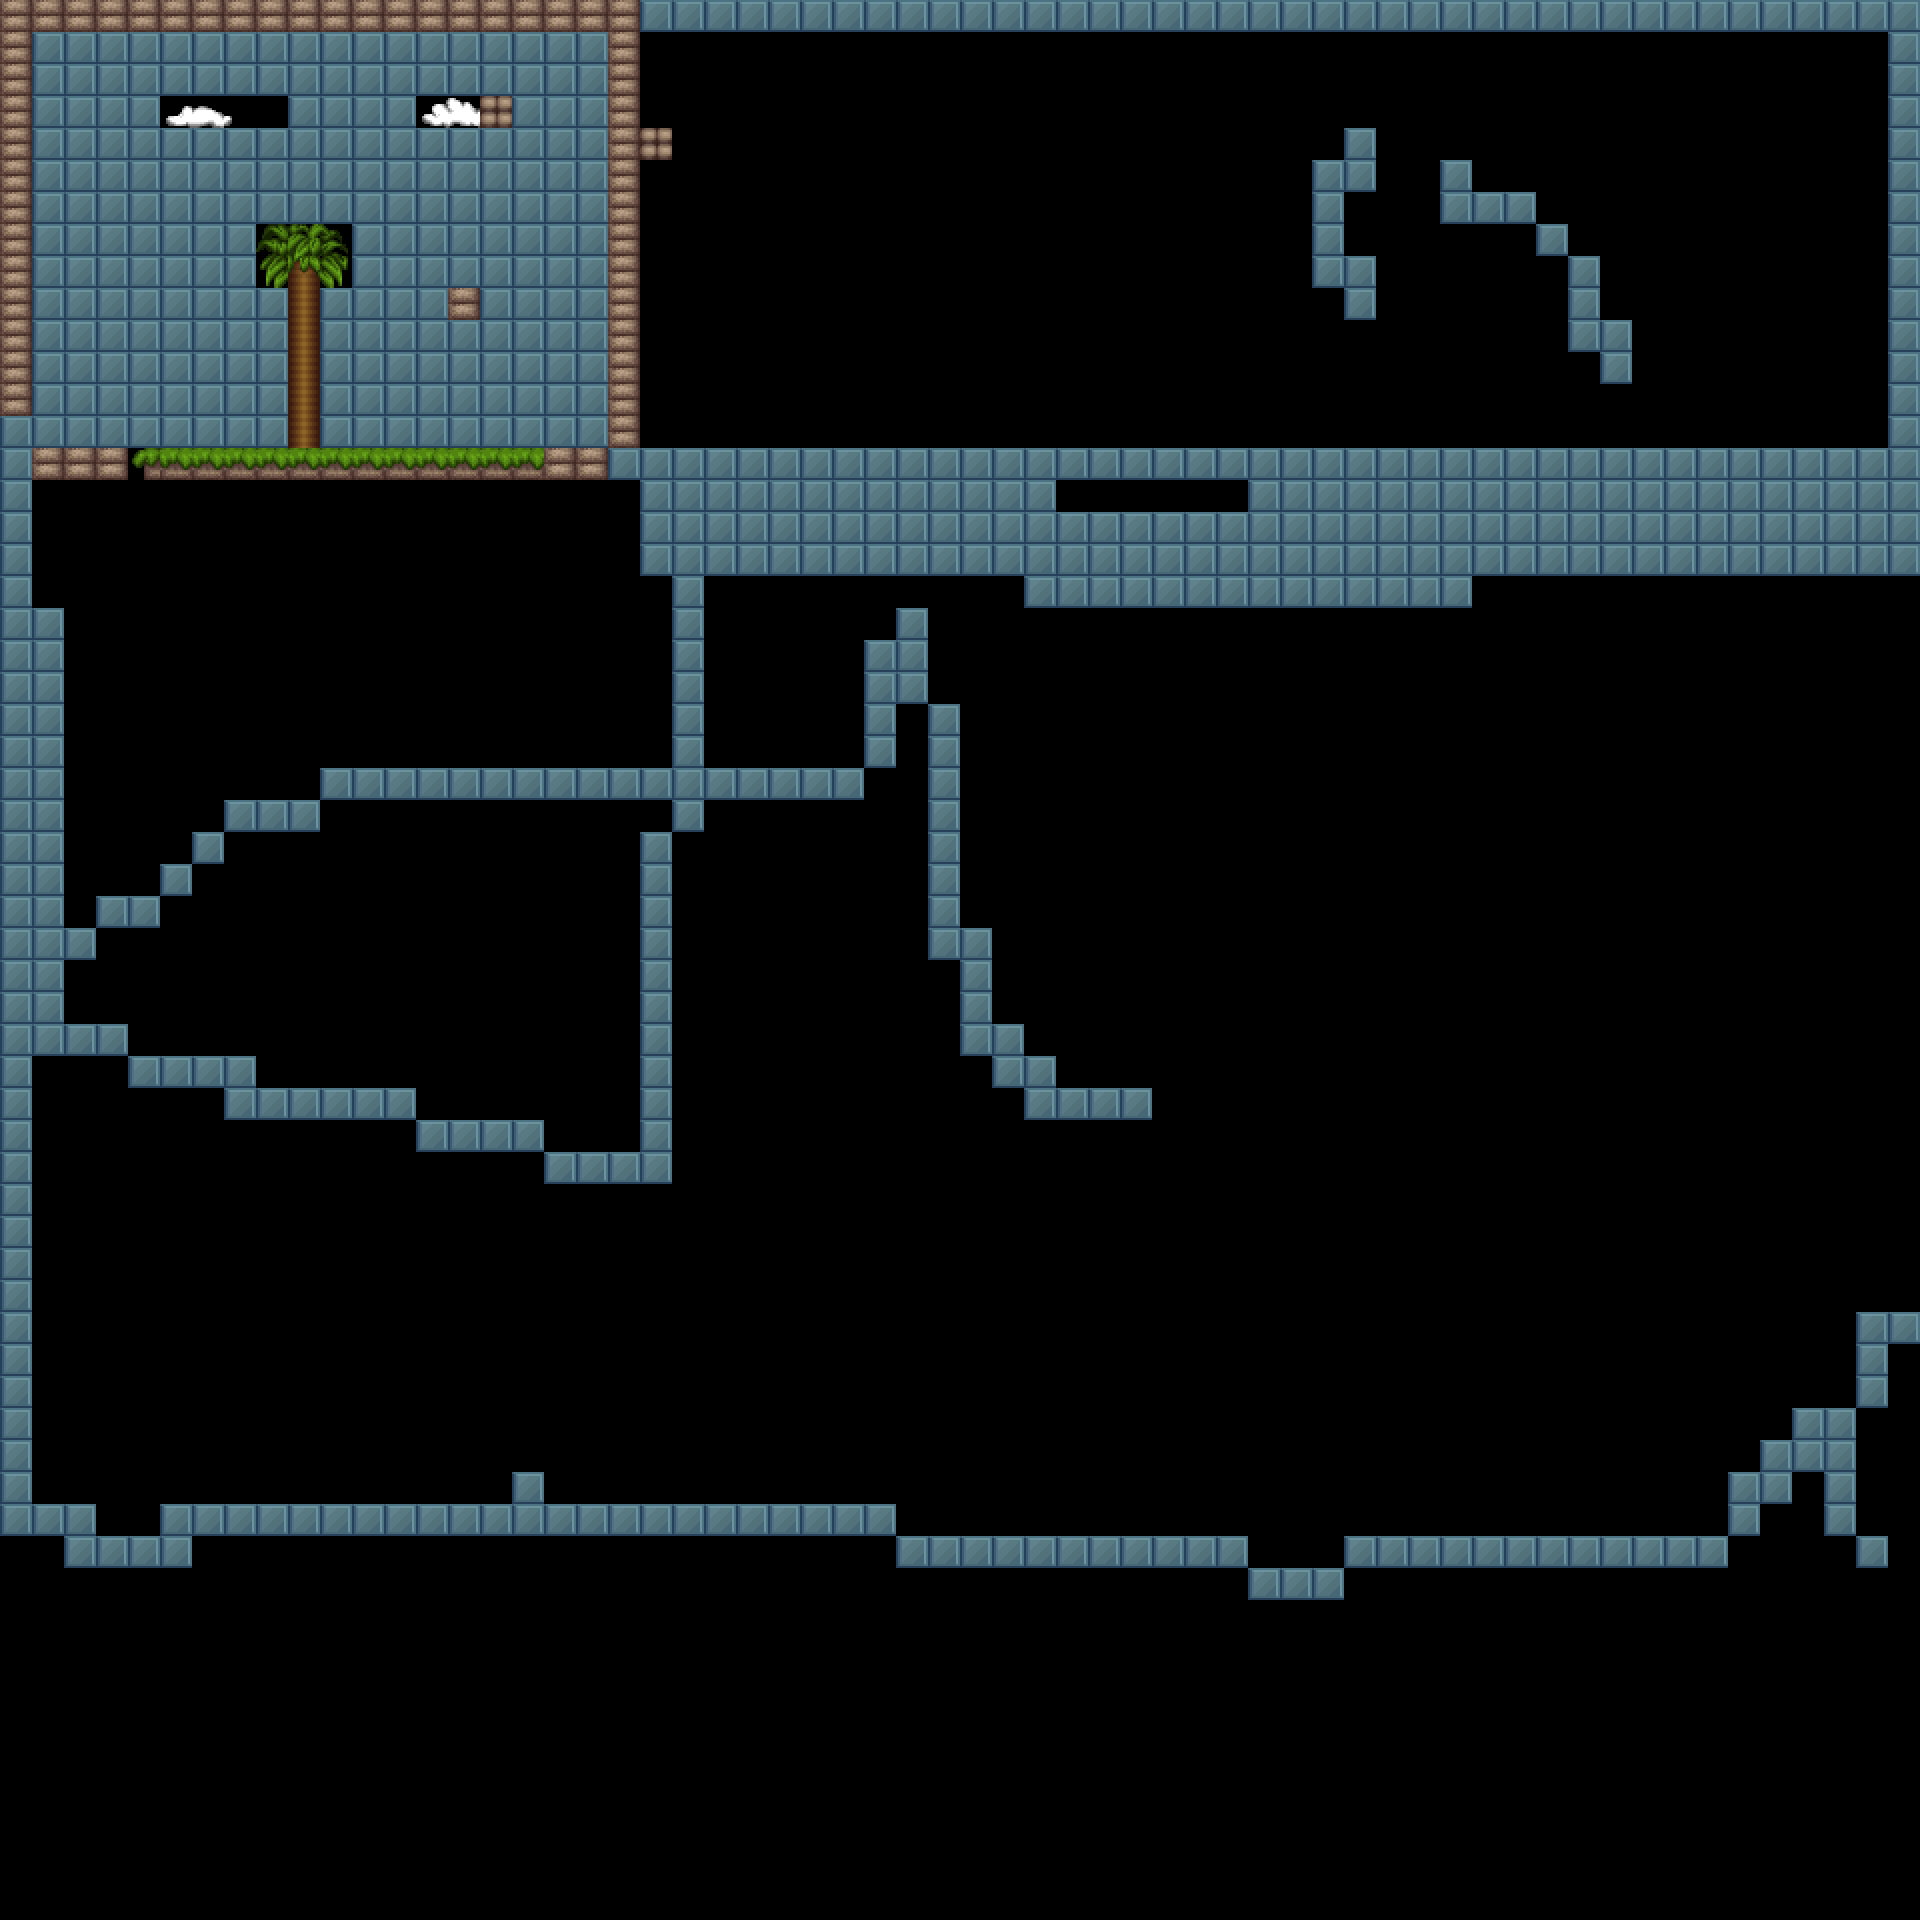

Rendered tile map (Tiled .tmx) drawn with the repository's tilesets; below, a short description and the map source with its tile grids summarised:
An orthogonal 60x60 tile map with 32x32 px tiles, 1 tile layer (Tile Layer 1), 2 tilesets and 1 object (Player).

<map version="1.0" orientation="orthogonal" renderorder="right-down" width="60" height="60" tilewidth="32" tileheight="32" nextobjectid="13">
 <properties>
  <property name="helicopter" value="helicopter.png" />
 </properties>
 <tileset firstgid="1" name="blocks1" tilewidth="32" tileheight="32" spacing="2" margin="2">
  <image source="blocks1.png" trans="ff00ff" width="614" height="376" />
 </tileset>
 <tileset firstgid="199" name="blocks2" tilewidth="32" tileheight="32" spacing="2" margin="2">
  <image source="blocks2.png" trans="ff00ff" width="614" height="376" />
 </tileset>
 <layer name="Tile Layer 1" width="60" height="60">
  <data>[3600 cells, 745 non-empty, 18 distinct tile ids]</data>
 </layer>
 <objectgroup name="Object Layer 1">
  <object id="9" name="Helicopter1" type="Player" x="96" y="96" width="32" height="32">
   <properties>
    <property name="numFrames" value="4" />
    <property name="textureHeight" value="128" />
    <property name="textureID" value="helicopter" />
    <property name="textureWidth" value="128" />
   </properties>
  </object>
 </objectgroup>
</map>
